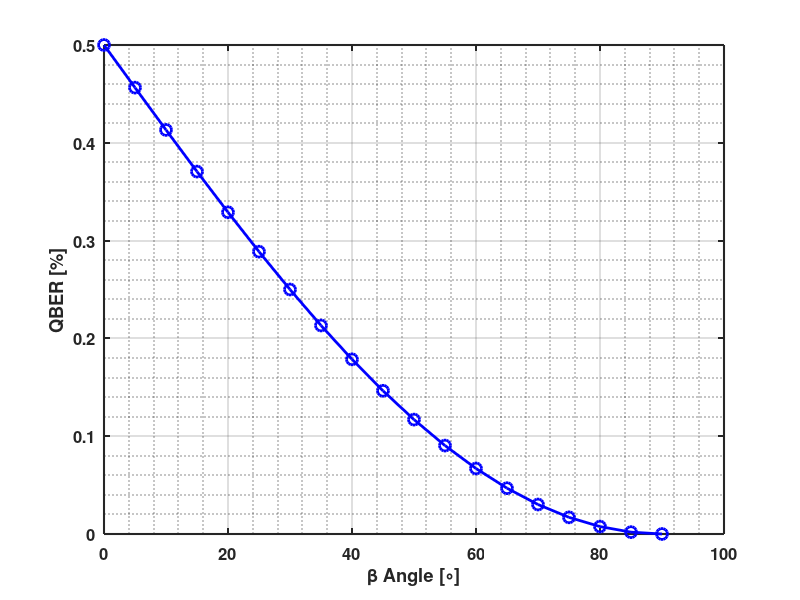

Write MATLAB code to recreate this figure.
close all;
clear all;

% Create an array of alpha values for 5-degree intervals from 0 to 90 degrees
alpha_degrees = 0:5:90;
alpha = deg2rad(alpha_degrees);

figure('Name', 'QBER vs. Beta Angle');
% Calculate QBER
errH = sin((pi/4) - (alpha/2)).^2;
errV = cos((pi/4) + (alpha/2)).^2;
QBER2 = (0.5 * errH) + (0.5 * errV);

% Plot Data
h = plot(alpha_degrees, QBER2, 'o-', 'LineWidth', 2, 'MarkerSize', 8, 'Color', [0 0 1]);

xlabel('\beta Angle [\circ]', 'FontWeight', 'bold', 'FontSize', 10);
ylabel('QBER [%]', 'FontWeight', 'bold', 'FontSize', 10);
set(gca, 'FontSize', 12, 'FontWeight', 'bold', 'LineWidth', 1.5);
grid on; grid minor;

